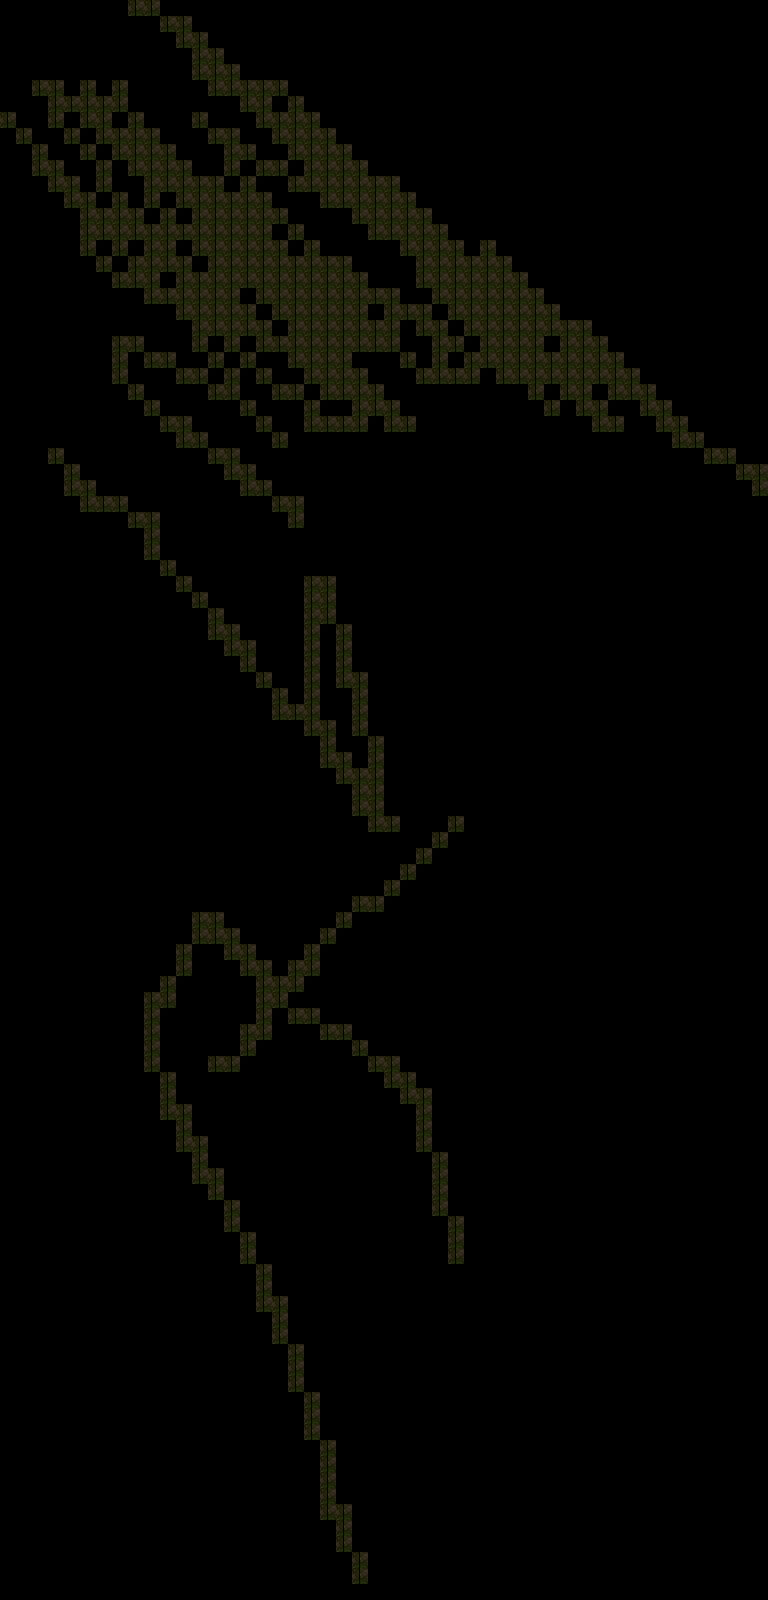

The image is a tile-based game level rendered from a .tmx file. Its description and source (layers, tilesets, objects; grid data summarised) follow:
An orthogonal 48x100 tile map with 16x16 px tiles, 1 tile layer (Tile Layer 1).

<map version="1.0" orientation="orthogonal" renderorder="right-down" width="48" height="100" tilewidth="16" tileheight="16" nextobjectid="1">
 <tileset firstgid="1" name="2iiwzyv" tilewidth="16" tileheight="16" spacing="1" margin="1">
  <image source="2iiwzyv.png" width="918" height="678" />
 </tileset>
 <layer name="Tile Layer 1" width="48" height="100">
  <data>[4800 cells, 4800 non-empty, 2 distinct tile ids]</data>
 </layer>
</map>
